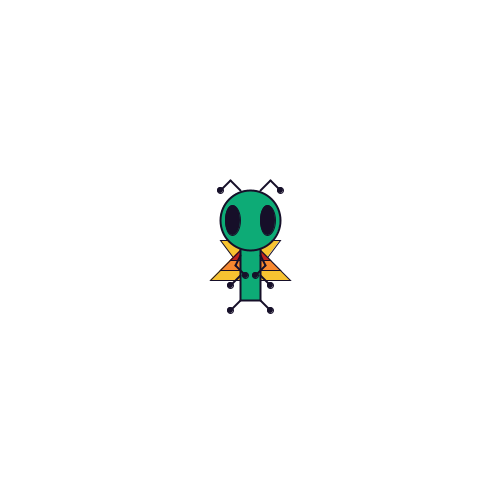
Frame 1 (no input)
Frame 60 (the mouse pressed at the canvas centre just before this capture): identical to frame 1, image omitted
Frame 120 (the mouse held since frame 60 and released just before this capture): identical to frame 1, image omitted

The Processing sketch that drew this single still picture (run headless with seeded random() and noise(); from frame 60 on, the mouse is pressed at the canvas centre):

// Processing sketch: Boog
// ── Boog.pde
/*
Draws Boog, a bug-like creature
*/

/***************************************************
****************************************************
* Declare variables                             *
****************************************************
***************************************************/

// The values listed below will be calculated later in the program
// based on a small number of variables that are provided

// Wings
int halfUpperWingSpan;
int quarterOfUpperWingHeight;
int distanceToTopOfUpperWing;
int distanceToBottomOfUpperWing;
int halfLowerWingSpan;
int eighthOfLowerWingSpan;
int quarterOfLowerWingHeight;
int distanceToTopOfLowerWing;
int distanceToBottomOfLowerWing;
int distanceToBottomOfLowerWingMid;
int distanceToBottomOfLowerWingSmall;
int halfLowerWingSpanMid;
int halfLowerWingSpanSmall;
    
// Body
int halfBodyWidth;
int halfBodyHeight;

// Head
int headRadius;
int distanceToAntennaeTip;
int distanceToAntennaeBend;
int distanceToAntennaeTop;
int antennaeBallRadius;
int distanceToAntennaeBallEdgeLeft;
int distanceToAntennaeBallEdgeRight;
int distanceToAntennaeBallTop;
    
// Eyes
int eyeWidth;
int eyeHeight;
int distanceToTopOfEye;
int distanceToLeftEye;
int distanceToRightEye;

// legs
int xBaseOfAllLegs;
int yBaseOfTopLeg;
int xTipOfElbow;
int yTipOfElbow;
int xTipOfTopLeg;
int yTipOfTopLeg;
int yBaseOfMidLeg;
int yBaseOfBottomLeg;
int xTipOfMidAndBottomLeg;
int yTipOfMidLeg;
int yTipOfBottomLeg;

// feet
int footDiameter;
int footRadius;
int xLeftTopFoot;
int xRightTopFoot;
int yTopFoot;
int xLeftMidAndBottomFoot;
int xRightMidAndBottomFoot;
int yMidFoot;
int yBottomFoot;
    
/***************************************************
****************************************************
* Provided values that are used for drawing Boog   *
****************************************************
***************************************************/

// Colors
color black = #160f29;
color yellow = #f7c331;
color orange = #f7882f;
color red = #bf221e;
color green = #0dab76;

// Wings
int upperWingSpan = 60;
int upperWingHeight = 40;
int lowerWingSpan = 80;
int lowerWingHeight = 40;

// Body
int bodyWidth = 20;
int bodyHeight = 100;

// Head
int headDiameter = 60;
int antennaeLength = 20;
int antennaeHeight = 10;
int distanceToAntennaeBase = 10;
int antennaeBallDiameter = 6;

/***************************************************
****************************************************
* Setup                                            *
****************************************************
***************************************************/

void setup() {
  // initialize basic window conditions
  size(500, 500);
  frameRate(60);
  noCursor();
  
  // establish Boog's starting position (center of window)
  mouseX = width/2;
  mouseY = height/2;
  
  // calculate derived values used for drawing Boog
  calculateWingValues();
  calculateBodyValues();
  calculateHeadValues();  
  calculateLegValues();

}

/***************************************************
****************************************************
* Draw                                             *
****************************************************
***************************************************/

void draw() {
  background(255);
  
  // set CORNER and stroke mode
  ellipseMode(CORNER);
  rectMode(CORNER);
  stroke(black);
  strokeWeight(1);
  
  translate(mouseX, mouseY);
  
  drawBoogWings();  
  drawBoogBody();
  drawBoogHead();
  drawBoogLegs();
  
}

/***************************************************
****************************************************
* User input                                       *
****************************************************
***************************************************/

void mousePressed() {
  
}

void keyPressed() {
  
}

/***************************************************
****************************************************
* Calculate derived Boog values                    *
****************************************************
***************************************************/

// Wings
void calculateWingValues() {
  halfUpperWingSpan = upperWingSpan / 2;
  quarterOfUpperWingHeight = upperWingHeight / 4;
  distanceToTopOfUpperWing = quarterOfUpperWingHeight;
  distanceToBottomOfUpperWing = 3 * quarterOfUpperWingHeight;
  halfLowerWingSpan = lowerWingSpan / 2;
  eighthOfLowerWingSpan = lowerWingSpan / 8;
  quarterOfLowerWingHeight = lowerWingHeight / 4;
  distanceToTopOfLowerWing = quarterOfLowerWingHeight;
  distanceToBottomOfLowerWing = 3 * quarterOfLowerWingHeight;
  distanceToBottomOfLowerWingMid = 2 * quarterOfLowerWingHeight;
  distanceToBottomOfLowerWingSmall = quarterOfLowerWingHeight;
  halfLowerWingSpanMid = eighthOfLowerWingSpan * 3;
  halfLowerWingSpanSmall = eighthOfLowerWingSpan * 2;
}

// Body
void calculateBodyValues() {
  halfBodyWidth = bodyWidth / 2;
  halfBodyHeight = bodyHeight / 2;
}

// Head
void calculateHeadValues() {
  headRadius = headDiameter / 2;
  calculateAntennaeValues();
  calculateEyeValues();
}

void calculateAntennaeValues() {
  distanceToAntennaeTip = distanceToAntennaeBase + antennaeLength;
  distanceToAntennaeBend = distanceToAntennaeBase + (antennaeLength/2);
  distanceToAntennaeTop = headDiameter + antennaeHeight;
  antennaeBallRadius = antennaeBallDiameter/2;
  distanceToAntennaeBallEdgeLeft = distanceToAntennaeTip + antennaeBallRadius;
  distanceToAntennaeBallEdgeRight = distanceToAntennaeTip - antennaeBallRadius;
  distanceToAntennaeBallTop = headDiameter + antennaeBallRadius;
}

// Eyes
void calculateEyeValues() {
  eyeWidth = headRadius/2;
  eyeHeight = headRadius;
  distanceToTopOfEye = 3 * (headDiameter/4);
  distanceToLeftEye = headDiameter/6 + eyeWidth;
  distanceToRightEye = headDiameter/6;
}

// legs
void calculateLegValues() {
  xBaseOfAllLegs = halfBodyWidth;
  yBaseOfTopLeg = bodyHeight/20;
  xTipOfElbow = halfBodyWidth + halfBodyWidth/2;
  yTipOfElbow = yBaseOfTopLeg + halfBodyWidth;
  xTipOfTopLeg = halfBodyWidth/2;
  yTipOfTopLeg = yTipOfElbow + halfBodyWidth;
  yBaseOfMidLeg = halfBodyHeight/2;
  yBaseOfBottomLeg = halfBodyHeight;
  xTipOfMidAndBottomLeg = halfBodyWidth + halfBodyWidth;
  yTipOfMidLeg = yBaseOfMidLeg + halfBodyWidth;
  yTipOfBottomLeg = yBaseOfBottomLeg + halfBodyWidth;
  
  calculateFootValues();
}

// feet
void calculateFootValues() {
  footDiameter = antennaeBallDiameter;
  footRadius = antennaeBallRadius;
  xLeftTopFoot = xTipOfTopLeg + footRadius;
  xRightTopFoot = xTipOfTopLeg - footRadius;
  yTopFoot = yTipOfTopLeg - footRadius;
  xLeftMidAndBottomFoot = xTipOfMidAndBottomLeg + footRadius;
  xRightMidAndBottomFoot = xTipOfMidAndBottomLeg - footRadius;
  yMidFoot = yTipOfMidLeg - footRadius;
  yBottomFoot = yTipOfBottomLeg - footRadius;
}


/***************************************************
****************************************************
* Draw Boog                                        *
****************************************************
***************************************************/

// Draw Boog's wings
void drawBoogWings() {
  
  // left wing
  fill(yellow);
  triangle(-halfUpperWingSpan, -distanceToTopOfUpperWing, 0, -distanceToTopOfUpperWing, 0, distanceToBottomOfUpperWing);
  triangle(-halfLowerWingSpan, distanceToBottomOfLowerWing, 0, -distanceToTopOfLowerWing, 0, distanceToBottomOfLowerWing);
  fill(orange);
  triangle(-halfLowerWingSpanMid, distanceToBottomOfLowerWingMid, 0, -distanceToTopOfLowerWing, 0, distanceToBottomOfLowerWingMid);
  fill(red);
  triangle(-halfLowerWingSpanSmall, distanceToBottomOfLowerWingSmall, 0, -distanceToTopOfLowerWing, 0, distanceToBottomOfLowerWingSmall);
  
  // right wing
  fill(yellow);
  triangle(halfUpperWingSpan, -distanceToTopOfUpperWing, 0, -distanceToTopOfUpperWing, 0, distanceToBottomOfUpperWing);
  triangle(halfLowerWingSpan, distanceToBottomOfLowerWing, 0, -distanceToTopOfLowerWing, 0, distanceToBottomOfLowerWing);
  fill(orange);
  triangle(halfLowerWingSpanMid, distanceToBottomOfLowerWingMid, 0, -distanceToTopOfLowerWing, 0, distanceToBottomOfLowerWingMid);
  fill(red);
  triangle(halfLowerWingSpanSmall, distanceToBottomOfLowerWingSmall, 0, -distanceToTopOfLowerWing, 0, distanceToBottomOfLowerWingSmall);
  
}

// Draw Boog's body
void drawBoogBody() {
  strokeWeight(2);
  fill(green);
  rect(-halfBodyWidth, -halfBodyHeight, bodyWidth, bodyHeight);
}

// Draw Boog's head
void drawBoogHead() {
  strokeWeight(2);
  fill(green);
  ellipse(-headRadius, -headDiameter, headDiameter, headDiameter);
  
  drawBoogAntennae();
  drawBoogEyes();
}

// Draw Boog's antennae
void drawBoogAntennae() {
  
  // antennae lines
  line(-distanceToAntennaeTip, -headDiameter, -distanceToAntennaeBend, -distanceToAntennaeTop);
  line(-distanceToAntennaeBend, -distanceToAntennaeTop, -distanceToAntennaeBase, -headDiameter);
  line(distanceToAntennaeTip, -headDiameter, distanceToAntennaeBend, -distanceToAntennaeTop);
  line(distanceToAntennaeBend, -distanceToAntennaeTop, distanceToAntennaeBase, -headDiameter);
  
  // antennae dots
  strokeWeight(1);
  fill(black);
  ellipse(-distanceToAntennaeBallEdgeLeft, -distanceToAntennaeBallTop, antennaeBallDiameter, antennaeBallDiameter);
  ellipse(distanceToAntennaeBallEdgeRight, -distanceToAntennaeBallTop, antennaeBallDiameter, antennaeBallDiameter);
}

// Draw Boog's eyes
void drawBoogEyes() {
  strokeWeight(1);
  fill(black);
  ellipse(-distanceToLeftEye, -distanceToTopOfEye, eyeWidth, eyeHeight);
  ellipse(distanceToRightEye, -distanceToTopOfEye, eyeWidth, eyeHeight);
}

// Draw Boog's arms/legs
void drawBoogLegs() {
  fill(black);
  
  // top
  strokeWeight(2);
  line(-xBaseOfAllLegs, yBaseOfTopLeg, -xTipOfElbow, yTipOfElbow);
  line(-xTipOfElbow, yTipOfElbow, -xTipOfTopLeg, yTipOfTopLeg);
  strokeWeight(1);
  ellipse(-xLeftTopFoot, yTopFoot, footDiameter, footDiameter);
  strokeWeight(2);
  line(xBaseOfAllLegs, yBaseOfTopLeg, xTipOfElbow, yTipOfElbow);
  line(xTipOfElbow, yTipOfElbow, xTipOfTopLeg, yTipOfTopLeg);
  strokeWeight(1);
  ellipse(xRightTopFoot, yTopFoot, footDiameter, footDiameter);
  
  // middle
  strokeWeight(2);
  line(-xBaseOfAllLegs, yBaseOfMidLeg, -xTipOfMidAndBottomLeg, yTipOfMidLeg);
  line(xBaseOfAllLegs, yBaseOfMidLeg, xTipOfMidAndBottomLeg, yTipOfMidLeg);
  strokeWeight(1);
  ellipse(-xLeftMidAndBottomFoot, yMidFoot, footDiameter, footDiameter);
  ellipse(xRightMidAndBottomFoot, yMidFoot, footDiameter, footDiameter);
  
  // bottom
  strokeWeight(2);
  line(-xBaseOfAllLegs, yBaseOfBottomLeg, -xTipOfMidAndBottomLeg, yTipOfBottomLeg);
  line(xBaseOfAllLegs, yBaseOfBottomLeg, xTipOfMidAndBottomLeg, yTipOfBottomLeg);
  strokeWeight(1);
  ellipse(-xLeftMidAndBottomFoot, yBottomFoot, footDiameter, footDiameter);
  ellipse(xRightMidAndBottomFoot, yBottomFoot, footDiameter, footDiameter);  
}
 
